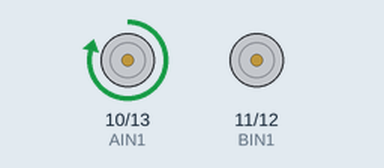
This program was run on a simulated ESP32 board running MicroPython. Parts: motor-driver pin pairs drawn as motors (green arrow = first pin HIGH = forward, orange = second pin HIGH = backward, longer = more drive). At 7.0 s the program stops and its outputs stay as they are.

Above: at 0.1 s.
At 4.1 s:
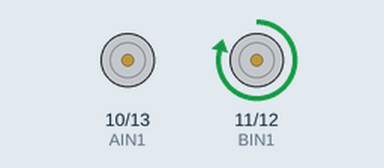
At 7.1 s:
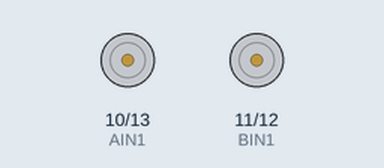
Timing chart, 0 to 8.5 s (numbered marks = the images above):
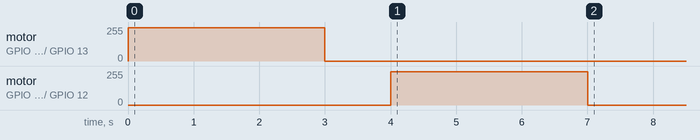

Measured:
- by itself, motor on GPIO 10 (AIN1) / GPIO 13 (AIN2): stopped → forward 249/255 at 0.00 s, → stopped 3.0 s later
- by itself, motor on GPIO 11 (BIN1) / GPIO 12 (BIN2): stopped → forward 249/255 at 4.0 s, → stopped 3.0 s later

The program:

14.py
```python
from machine import Pin, PWM
import time, sys

rychlost = 1000
class Motor:
  def __init__(self):
    self.AIN1 = PWM(Pin(10),freq=1000, duty=0)
    self.BIN1 = PWM(Pin(11),freq=1000, duty=0)
    self.AIN2 = PWM(Pin(13),freq=1000, duty=0)
    self.BIN2 = PWM(Pin(12),freq=1000, duty=0)

  def motor(self, motor, rychlost):  # lavy,  pravy
    if rychlost > 1023: rychlost = 1023
    if rychlost < -1023: rychlost = -1023
    if motor == 'pravy':
      if rychlost >= 0:
        self.AIN1.duty(rychlost)
        self.BIN1.duty(0)
      else:
        self.AIN1.duty(0)
        self.BIN1.duty(-rychlost)
    if motor == 'lavy':
      if rychlost >= 0:
        self.AIN2.duty(rychlost)
        self.BIN2.duty(0)
      else:
        self.AIN2.duty(0)
        self.BIN2.duty(-rychlost)

class Tlacidlo:
  def __init__(self):
      self.tlac = Pin(7, Pin.IN, Pin.PULL_UP)
  def daj_stav():
      return self.tlac.value()

mot = Motor()
mot.motor('pravy', rychlost)
time.sleep(3)
mot.motor('pravy', 0)
time.sleep(1)
mot.motor('pravy', -rychlost)
time.sleep(3)
mot.motor('pravy', 0)
sys.exit(0)
```
